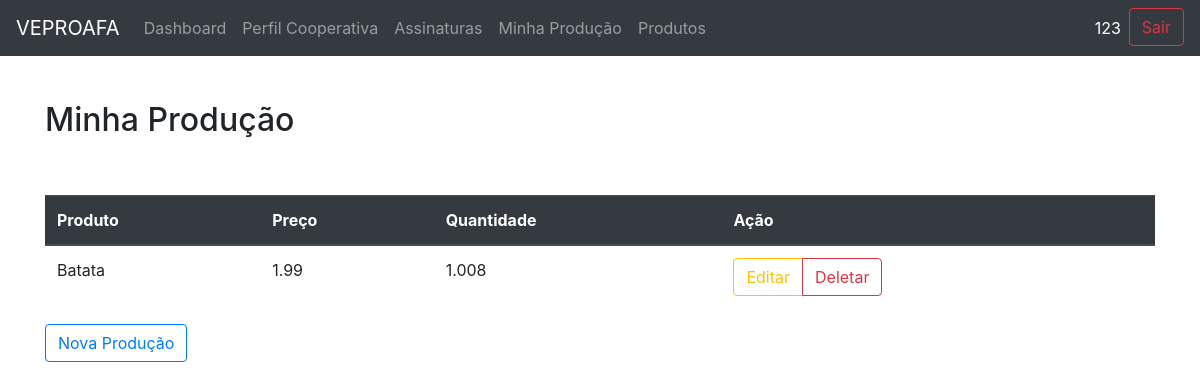
The app's page /veproafa/producao/list/ (signed in), older data.
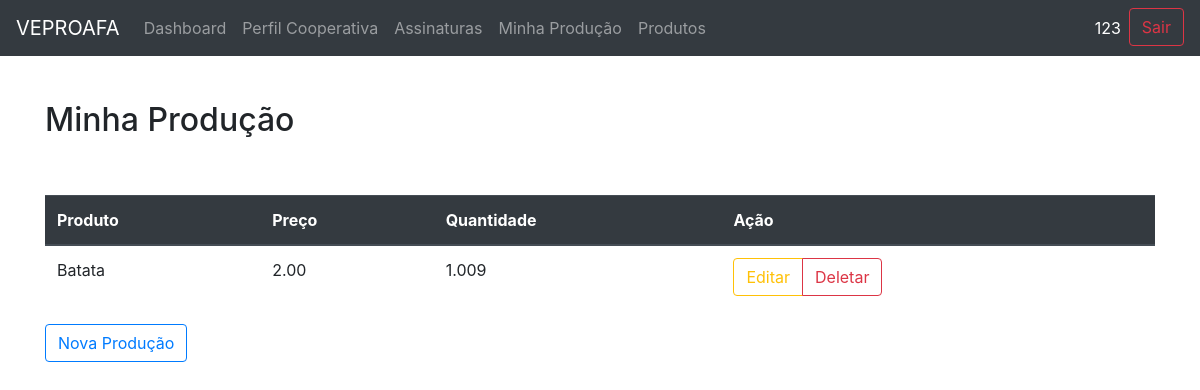
The same page, newer data.
### app_base/models.py (models this page shows, shortened)
class Producao(models.Model):
    cooperativa= models.ForeignKey('Cooperativa',null=False,blank=False,on_delete= models.PROTECT)
    produto=models.ForeignKey(Produto,null=False,blank=False,on_delete= models.PROTECT)
    preco=models.DecimalField(max_digits=3,decimal_places=2)
    quantidade= models.DecimalField(decimal_places=3, max_digits=6)

class Produto(models.Model):
    nome = models.CharField(max_length=80)
    tipo = models.CharField(max_length=25)
    un_medida = models.CharField(max_length=2)
    foto = models.ImageField(upload_to='img_produtos', null=True, blank=True)

### app_base/views.py (the view)
# urls.py: path('producao/list/', views.producao_list,name='producao_list'),
def producao_list(request):
    cooperativa=Cooperativa.objects.filter(usuario__id=request.user.id).first()
    producoes=Producao.objects.filter(cooperativa=cooperativa)
    return render(request,'producao/list.html',{'producoes':producoes})

### app_base/templatetags/auth_extras.py (called while the page is built)
@register.filter(name='has_group')
def has_group(user, group_name):
    group = Group.objects.get(name=group_name)
    return True if group in user.groups.all() else False

### templates/producao/list.html (shortened to what this page needs)
{% extends 'base.html' %}
{% block conteudo %}
<h2>Minha Produção</h2>
<br/>
<br/>
<div class="table-responsive">
    <table class="table">
        <thead class="thead-dark">
        <tr>
            <th scope="col">Produto</th>
            <th scope="col">Preço</th>
            <th scope="col">Quantidade</th>
            <th scope="col">Ação</th>
        </tr>
        </thead>
        <tbody>
        {% for producao in producoes %}
        <tr>
            <td>{{ producao.produto.nome }}</td>
            <td>{{ producao.preco }}</td>
            <td>{{ producao.quantidade }}</td>
            <td>
                <div class="btn-group" role="group" aria-label="Basic example">
                    <a href="{% url 'producao_update' producao.id %}" class="btn btn-outline-warning">Editar</a>
                    <a href="{% url 'producao_delete' producao.id %}" class="btn btn-outline-danger">Deletar</a>
                </div>
            </td>
        </tr>
        {% endfor %}
        </tbody>
    </table>
</div>
<a href="{% url 'producao_create'%}" class="btn btn-outline-primary">Nova Produção</a>
{% endblock %}

Row changes from the older to the newer data that the page shows:
changed Producao "Batata": preco "1.99" → "2.00"; quantidade "1.008" → "1.009"
